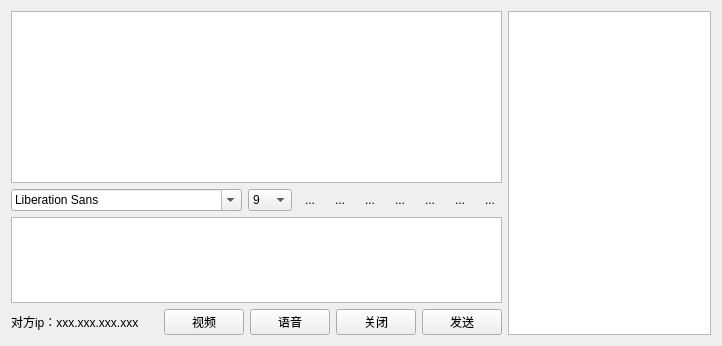
<?xml version="1.0" encoding="UTF-8"?>
<ui version="4.0">
 <class>ChatWidgit</class>
 <widget class="QWidget" name="ChatWidgit">
  <property name="geometry">
   <rect>
    <x>0</x>
    <y>0</y>
    <width>722</width>
    <height>346</height>
   </rect>
  </property>
  <property name="windowTitle">
   <string>聊天</string>
  </property>
  <layout class="QGridLayout" name="gridLayout_3">
   <item row="0" column="0">
    <layout class="QGridLayout" name="gridLayout_2">
     <item row="0" column="0">
      <layout class="QGridLayout" name="gridLayout">
       <item row="0" column="0">
        <widget class="QTextBrowser" name="tbShow">
         <property name="sizePolicy">
          <sizepolicy hsizetype="Expanding" vsizetype="Expanding">
           <horstretch>0</horstretch>
           <verstretch>2</verstretch>
          </sizepolicy>
         </property>
        </widget>
       </item>
       <item row="3" column="0">
        <widget class="QTextEdit" name="teEdit">
         <property name="enabled">
          <bool>true</bool>
         </property>
         <property name="sizePolicy">
          <sizepolicy hsizetype="Expanding" vsizetype="Maximum">
           <horstretch>0</horstretch>
           <verstretch>1</verstretch>
          </sizepolicy>
         </property>
        </widget>
       </item>
       <item row="4" column="0">
        <layout class="QHBoxLayout" name="horizontalLayout">
         <item>
          <widget class="QLabel" name="lbConn">
           <property name="text">
            <string>对方ip：xxx.xxx.xxx.xxx</string>
           </property>
          </widget>
         </item>
         <item>
          <spacer name="horizontalSpacer">
           <property name="orientation">
            <enum>Qt::Horizontal</enum>
           </property>
           <property name="sizeHint" stdset="0">
            <size>
             <width>40</width>
             <height>20</height>
            </size>
           </property>
          </spacer>
         </item>
         <item>
          <widget class="QPushButton" name="btnCamera">
           <property name="text">
            <string>视频</string>
           </property>
          </widget>
         </item>
         <item>
          <widget class="QPushButton" name="btnSpeeker">
           <property name="text">
            <string>语音</string>
           </property>
          </widget>
         </item>
         <item>
          <widget class="QPushButton" name="btnClose">
           <property name="text">
            <string>关闭</string>
           </property>
          </widget>
         </item>
         <item>
          <widget class="QPushButton" name="btnSend">
           <property name="text">
            <string>发送</string>
           </property>
          </widget>
         </item>
        </layout>
       </item>
       <item row="2" column="0">
        <layout class="QHBoxLayout" name="horizontalLayout_2">
         <item>
          <widget class="QFontComboBox" name="fontComboBox"/>
         </item>
         <item>
          <widget class="QComboBox" name="comboBox">
           <item>
            <property name="text">
             <string>9</string>
            </property>
           </item>
           <item>
            <property name="text">
             <string>10</string>
            </property>
           </item>
           <item>
            <property name="text">
             <string>11</string>
            </property>
           </item>
           <item>
            <property name="text">
             <string>12</string>
            </property>
           </item>
           <item>
            <property name="text">
             <string>13</string>
            </property>
           </item>
           <item>
            <property name="text">
             <string>14</string>
            </property>
           </item>
           <item>
            <property name="text">
             <string>15</string>
            </property>
           </item>
           <item>
            <property name="text">
             <string>16</string>
            </property>
           </item>
           <item>
            <property name="text">
             <string>17</string>
            </property>
           </item>
           <item>
            <property name="text">
             <string>18</string>
            </property>
           </item>
           <item>
            <property name="text">
             <string>19</string>
            </property>
           </item>
           <item>
            <property name="text">
             <string>20</string>
            </property>
           </item>
           <item>
            <property name="text">
             <string>21</string>
            </property>
           </item>
           <item>
            <property name="text">
             <string>22</string>
            </property>
           </item>
          </widget>
         </item>
         <item>
          <spacer name="horizontalSpacer_2">
           <property name="orientation">
            <enum>Qt::Horizontal</enum>
           </property>
           <property name="sizeHint" stdset="0">
            <size>
             <width>40</width>
             <height>20</height>
            </size>
           </property>
          </spacer>
         </item>
         <item>
          <widget class="QToolButton" name="textbold">
           <property name="sizePolicy">
            <sizepolicy hsizetype="Fixed" vsizetype="Fixed">
             <horstretch>0</horstretch>
             <verstretch>0</verstretch>
            </sizepolicy>
           </property>
           <property name="toolTip">
            <string>加粗</string>
           </property>
           <property name="autoFillBackground">
            <bool>true</bool>
           </property>
           <property name="text">
            <string>...</string>
           </property>
           <property name="icon">
            <iconset resource="Resource.qrc">
             <normaloff>:/new/prefix1/image/textbold.png</normaloff>:/new/prefix1/image/textbold.png</iconset>
           </property>
           <property name="checkable">
            <bool>true</bool>
           </property>
           <property name="autoRaise">
            <bool>true</bool>
           </property>
          </widget>
         </item>
         <item>
          <widget class="QToolButton" name="textitalic">
           <property name="toolTip">
            <string>倾斜</string>
           </property>
           <property name="text">
            <string>...</string>
           </property>
           <property name="icon">
            <iconset resource="Resource.qrc">
             <normaloff>:/new/prefix1/image/textitalic.png</normaloff>:/new/prefix1/image/textitalic.png</iconset>
           </property>
           <property name="checkable">
            <bool>true</bool>
           </property>
           <property name="autoRaise">
            <bool>true</bool>
           </property>
          </widget>
         </item>
         <item>
          <widget class="QToolButton" name="textunderline">
           <property name="toolTip">
            <string>下划线</string>
           </property>
           <property name="text">
            <string>...</string>
           </property>
           <property name="icon">
            <iconset resource="Resource.qrc">
             <normaloff>:/new/prefix1/image/textunder.png</normaloff>:/new/prefix1/image/textunder.png</iconset>
           </property>
           <property name="checkable">
            <bool>true</bool>
           </property>
           <property name="autoRaise">
            <bool>true</bool>
           </property>
          </widget>
         </item>
         <item>
          <widget class="QToolButton" name="textcolor">
           <property name="toolTip">
            <string>颜色</string>
           </property>
           <property name="text">
            <string>...</string>
           </property>
           <property name="icon">
            <iconset resource="Resource.qrc">
             <normaloff>:/new/prefix1/image/textcolor.png</normaloff>:/new/prefix1/image/textcolor.png</iconset>
           </property>
           <property name="autoRaise">
            <bool>true</bool>
           </property>
          </widget>
         </item>
         <item>
          <widget class="QToolButton" name="textSave">
           <property name="toolTip">
            <string>传输文件</string>
           </property>
           <property name="text">
            <string>...</string>
           </property>
           <property name="icon">
            <iconset resource="Resource.qrc">
             <normaloff>:/new/prefix1/image/fileopen.png</normaloff>:/new/prefix1/image/fileopen.png</iconset>
           </property>
           <property name="autoRaise">
            <bool>true</bool>
           </property>
          </widget>
         </item>
         <item>
          <widget class="QToolButton" name="textBin">
           <property name="toolTip">
            <string>清空</string>
           </property>
           <property name="text">
            <string>...</string>
           </property>
           <property name="icon">
            <iconset resource="Resource.qrc">
             <normaloff>:/new/prefix1/image/Bin (empty).png</normaloff>:/new/prefix1/image/Bin (empty).png</iconset>
           </property>
           <property name="autoRaise">
            <bool>true</bool>
           </property>
          </widget>
         </item>
         <item>
          <widget class="QToolButton" name="textHistory">
           <property name="toolTip">
            <string>聊天记录</string>
           </property>
           <property name="text">
            <string>...</string>
           </property>
           <property name="icon">
            <iconset resource="Resource.qrc">
             <normaloff>:/new/prefix1/image/chatHis.png</normaloff>:/new/prefix1/image/chatHis.png</iconset>
           </property>
           <property name="autoRaise">
            <bool>true</bool>
           </property>
          </widget>
         </item>
        </layout>
       </item>
      </layout>
     </item>
     <item row="0" column="1">
      <widget class="QTextBrowser" name="tbHistory"/>
     </item>
    </layout>
   </item>
  </layout>
 </widget>
 <resources>
  <include location="Resource.qrc"/>
 </resources>
 <connections/>
</ui>
